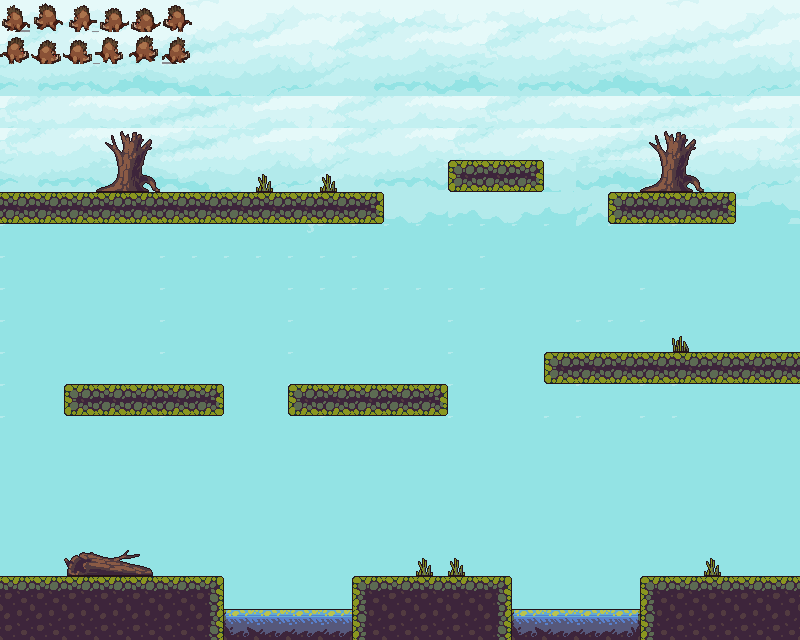

Rendered tile map (Tiled .tmx) drawn with the repository's tilesets; below, a short description and the map source with its tile grids summarised:
An orthogonal 25x20 tile map with 32x32 px tiles, 5 tile layers (pozadina, platforme, voda, dekoracije, ...), 3 hidden layers not drawn, 8 tilesets and 3 objects (stit, potion, kraj).

<map version="1.10" tiledversion="1.10.2" orientation="orthogonal" renderorder="left-up" width="25" height="20" tilewidth="32" tileheight="32" infinite="0" nextlayerid="12" nextobjectid="16">
 <editorsettings>
  <export target="../../level1.js" format="js" />
 </editorsettings>
 <properties>
  <property name="class" value="osa" />
 </properties>
 <tileset firstgid="1" name="Background" tilewidth="32" tileheight="32" tilecount="120" columns="15">
  <image source="slike/Background.png" width="480" height="272" />
 </tileset>
 <tileset firstgid="121" name="Tileset" tilewidth="32" tileheight="32" tilecount="60" columns="10">
  <image source="slike/Tileset.png" width="320" height="192" />
 </tileset>
 <tileset firstgid="181" name="mojtileset" tilewidth="32" tileheight="32" tilecount="375" columns="25">
  <image source="slike/mojtileset.png" width="800" height="480" />
 </tileset>
 <tileset firstgid="556" name="run" tilewidth="32" tileheight="32" tilecount="10" columns="10">
  <image source="slike/run.png" width="320" height="32" />
 </tileset>
 <tileset firstgid="566" name="YoukuLijevo" tilewidth="32" tileheight="32" tilecount="375" columns="25">
  <image source="slike/YoukuLijevo.png" width="800" height="480" />
 </tileset>
 <tileset firstgid="941" name="mobb" tilewidth="32" tileheight="32" tilecount="375" columns="25">
  <image source="slike/mobb.png" width="800" height="480" />
 </tileset>
 <tileset firstgid="1316" name="mobLijevo" tilewidth="32" tileheight="32" tilecount="375" columns="25">
  <image source="slike/mobLijevo.png" width="800" height="480" />
 </tileset>
 <tileset firstgid="1691" name="items" tilewidth="32" tileheight="32" tilecount="100" columns="10">
  <image source="slike/items.png" width="320" height="320" />
 </tileset>
 <layer id="1" name="pozadina" width="25" height="20">
  <data>[500 cells, 500 non-empty, 96 distinct tile ids]</data>
 </layer>
 <layer id="2" name="platforme" width="25" height="20">
  <data>[500 cells, 71 non-empty, 9 distinct tile ids]</data>
 </layer>
 <layer id="3" name="voda" width="25" height="20">
  <data>[500 cells, 8 non-empty, 3 distinct tile ids]</data>
 </layer>
 <layer id="4" name="dekoracije" width="25" height="20">
  <data>[500 cells, 17 non-empty, 9 distinct tile ids]</data>
 </layer>
 <objectgroup id="10" name="razno">
  <properties>
   <property name="class" value="items" />
  </properties>
  <object id="10" name="stit" gid="1751" x="324" y="384" width="75" height="79">
   <properties>
    <property name="class" value="stit" />
   </properties>
  </object>
  <object id="11" name="potion" gid="1747" x="96" y="352" width="59" height="53">
   <properties>
    <property name="class" value="potion" />
   </properties>
  </object>
  <object id="15" name="kraj" gid="1753" x="769" y="541" width="32" height="32">
   <properties>
    <property name="class" value="kraj" />
   </properties>
  </object>
 </objectgroup>
 <layer id="11" name="vepar" width="25" height="20">
  <properties>
   <property name="class" value="vepar" />
  </properties>
  <data>[500 cells, 12 non-empty, 12 distinct tile ids]</data>
 </layer>
 <layer id="5" name="Youku" width="25" height="20" visible="0">
  <properties>
   <property name="class" value="Youku" />
  </properties>
  <data>[500 cells, 20 non-empty, 20 distinct tile ids]</data>
 </layer>
 <layer id="6" name="pcele" width="25" height="20" visible="0">
  <properties>
   <property name="class" value="pcela" />
  </properties>
  <data>[500 cells, 6 non-empty, 6 distinct tile ids]</data>
 </layer>
 <layer id="8" name="osa" width="25" height="20" visible="0">
  <properties>
   <property name="class" value="osa" />
  </properties>
  <data>[500 cells, 8 non-empty, 8 distinct tile ids]</data>
 </layer>
</map>
